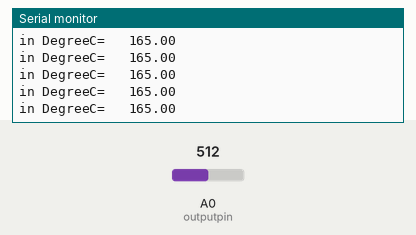
Recording of a sketch running on a simulated ESP8266 (NodeMCU). On the bench: the last lines printed to the serial monitor. The test bench sets the inputs (shaded band); at power-on: A0 (outputpin) = 512. WiFi joins after 1.5 s; servers stay silent unless stated.

Above: at 3.0 s.
3.1 s: A0 (outputpin) set to 716
At 3.22 s:
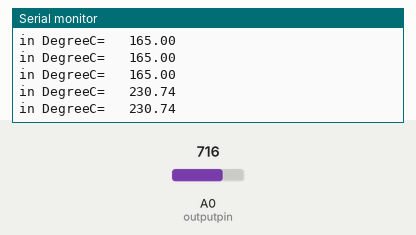
4.6 s: A0 (outputpin) set to 900
At 4.62 s:
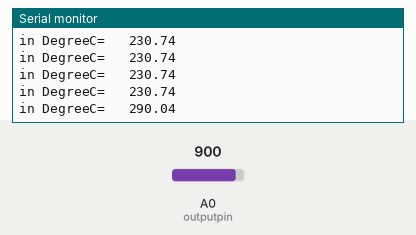
Timing chart, 0 to 7.6 s (numbered marks = the images above; inputs shaded):
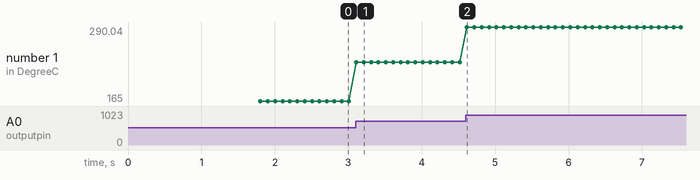

Measured:
- after the input at 3.1 s, the serial monitor: prints a new line at once (image 1)
- after the input at 4.6 s, the serial monitor: prints a new line at once (image 2)
- plotted number 1: 165 → 230.74 after the input at 3.1 s, 230.74 → 290.04 after the input at 4.6 s

The sketch:

final_blynk_notif.ino
```cpp
#define BLYNK_PRINT Serial
#include <ESP8266WiFi.h>
#include <BlynkSimpleEsp8266.h>

// Authorization token from the Blynk App.
char auth[] = "060e37effea2467ab0825b69a0cd62fb";

// Your WiFi credentials.
// Set password to "" for open networks.
char ssid[] = "Prince 812";
char pass[] = "";
// Use Virtual pin 5 for uptime display
#define PIN_UPTIME V5
int outputpin= A0;
float celsius=0.0;


BLYNK_READ(PIN_UPTIME)
{
  // This command writes Arduino's uptime in seconds to Virtual Pin (5)
  Blynk.virtualWrite(PIN_UPTIME, celsius);
}

void setup() {
  Serial.begin(9600);
  Blynk.begin(auth, ssid, pass);
  Blynk.run();
}


void loop() {
  int analogValue = analogRead(outputpin);
  float millivolts = (analogValue/1024.0) * 3300; //3300 is the voltage provided by NodeMCU
  celsius = millivolts/10;
  Serial.print("in DegreeC=   ");
  Serial.println(celsius);
  delay(100);
  Blynk.run();
}
```
